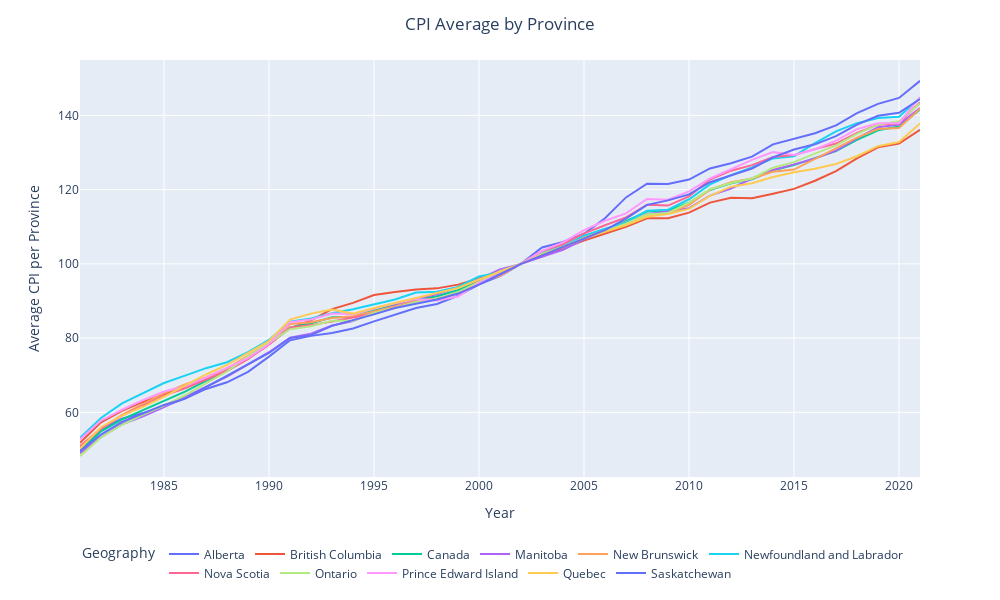

This figure's notebook cell:
### Code cell
import plotly.express as px

# Create a selected_provinces variable to get every province
selected_provinces = merged_pivot['Geography'].unique()

province_data = merged_pivot[merged_pivot["Geography"].isin(selected_provinces)]

# Create subplots for each unique geography
fig = px.line(province_data, x="Date", y="All-items", color="Geography")
fig.update_xaxes(title="Year")
fig.update_yaxes(title="Average CPI per Province")

# Center the title
fig.update_layout(title_text="CPI Average by Province", title_x=0.5)

# Adjust the width and height of the graph, move legend to bottom, and thicker lines

fig.update_layout(width=1000, height=600)
fig.update_layout(legend=dict(orientation="h", x=0, y=-0.15))
fig.update_traces(line=dict(width=2))

fig.show()

### Figure 1 — Plotly figure (JSON) as saved in the notebook; plotly's stock layout.template omitted (floating-point values rounded to 4 significant figures)
{"data": [{"hovertemplate": "Geography=Alberta<br>Date=%{x}<br>All-items=%{y}<extra></extra>", "legendgroup": "Alberta", "line": {"color": "#636efa", "dash": "solid", "width": 2}, "marker": {"symbol": "circle"}, "mode": "lines", "name": "Alberta", "orientation": "v", "showlegend": true, "type": "scatter", "x": [1981, 1982, 1983, 1984, 1985, 1986, 1987, 1988, 1989, 1990, 1991, 1992, 1993, 1994, 1995, 1996, 1997, 1998, 1999, 2000, 2001, 2002, 2003, 2004, 2005, 2006, 2007, 2008, 2009, 2010, 2011, 2012, 2013, 2014, 2015, 2016, 2017, 2018, 2019, 2020, 2021], "xaxis": "x", "y": [49.8, 55.4, 58.3, 59.8, 61.6, 63.7, 66.3, 68.1, 70.9, 75, 79.4, 80.6, 81.4, 82.6, 84.5, 86.4, 88.1, 89.2, 91.4, 94.5, 96.7, 100, 104.4, 105.9, 108.1, 112.3, 117.9, 121.6, 121.5, 122.7, 125.7, 127.1, 128.9, 132.2, 133.7, 135.2, 137.3, 140.6, 143.1, 144.7, 149.3], "yaxis": "y"}, {"hovertemplate": "Geography=British Columbia<br>Date=%{x}<br>All-items=%{y}<extra></extra>", "legendgroup": "British Columbia", "line": {"color": "#EF553B", "dash": "solid", "width": 2}, "marker": {"symbol": "circle"}, "mode": "lines", "name": "British Columbia", "orientation": "v", "showlegend": true, "type": "scatter", "x": [1981, 1982, 1983, 1984, 1985, 1986, 1987, 1988, 1989, 1990, 1991, 1992, 1993, 1994, 1995, 1996, 1997, 1998, 1999, 2000, 2001, 2002, 2003, 2004, 2005, 2006, 2007, 2008, 2009, 2010, 2011, 2012, 2013, 2014, 2015, 2016, 2017, 2018, 2019, 2020, 2021], "xaxis": "x", "y": [51.8, 57.3, 60.4, 62.8, 64.8, 66.7, 68.7, 71.2, 74.4, 78.4, 82.6, 84.8, 87.8, 89.5, 91.6, 92.4, 93.1, 93.4, 94.4, 96.1, 97.7, 100, 102.2, 104.2, 106.3, 108.1, 110, 112.3, 112.3, 113.8, 116.5, 117.8, 117.7, 118.9, 120.2, 122.4, 125, 128.4, 131.4, 132.4, 136.1], "yaxis": "y"}, {"hovertemplate": "Geography=Canada<br>Date=%{x}<br>All-items=%{y}<extra></extra>", "legendgroup": "Canada", "line": {"color": "#00cc96", "dash": "solid", "width": 2}, "marker": {"symbol": "circle"}, "mode": "lines", "name": "Canada", "orientation": "v", "showlegend": true, "type": "scatter", "x": [1981, 1982, 1983, 1984, 1985, 1986, 1987, 1988, 1989, 1990, 1991, 1992, 1993, 1994, 1995, 1996, 1997, 1998, 1999, 2000, 2001, 2002, 2003, 2004, 2005, 2006, 2007, 2008, 2009, 2010, 2011, 2012, 2013, 2014, 2015, 2016, 2017, 2018, 2019, 2020, 2021], "xaxis": "x", "y": [49.5, 54.9, 58.1, 60.6, 63, 65.6, 68.5, 71.2, 74.8, 78.4, 82.8, 84, 85.6, 85.7, 87.6, 88.9, 90.4, 91.3, 92.9, 95.4, 97.8, 100, 102.8, 104.7, 107, 109.1, 111.5, 114.1, 114.4, 116.5, 119.9, 121.7, 122.8, 125.2, 126.6, 128.4, 130.4, 133.4, 136, 137, 141.6], "yaxis": "y"}, {"hovertemplate": "Geography=Manitoba<br>Date=%{x}<br>All-items=%{y}<extra></extra>", "legendgroup": "Manitoba", "line": {"color": "#ab63fa", "dash": "solid", "width": 2}, "marker": {"symbol": "circle"}, "mode": "lines", "name": "Manitoba", "orientation": "v", "showlegend": true, "type": "scatter", "x": [1981, 1982, 1983, 1984, 1985, 1986, 1987, 1988, 1989, 1990, 1991, 1992, 1993, 1994, 1995, 1996, 1997, 1998, 1999, 2000, 2001, 2002, 2003, 2004, 2005, 2006, 2007, 2008, 2009, 2010, 2011, 2012, 2013, 2014, 2015, 2016, 2017, 2018, 2019, 2020, 2021], "xaxis": "x", "y": [49, 53.3, 56.8, 58.9, 61.4, 64.1, 66.8, 69.6, 72.9, 76.2, 80.1, 81.2, 83.4, 84.6, 86.9, 88.8, 90.6, 91.8, 93.6, 95.9, 98.5, 100, 101.8, 103.8, 106.6, 108.7, 110.9, 113.4, 114.1, 115, 118.4, 120.3, 123, 125.3, 126.8, 128.4, 130.5, 133.8, 136.8, 137.5, 142], "yaxis": "y"}, {"hovertemplate": "Geography=New Brunswick<br>Date=%{x}<br>All-items=%{y}<extra></extra>", "legendgroup": "New Brunswick", "line": {"color": "#FFA15A", "dash": "solid", "width": 2}, "marker": {"symbol": "circle"}, "mode": "lines", "name": "New Brunswick", "orientation": "v", "showlegend": true, "type": "scatter", "x": [1981, 1982, 1983, 1984, 1985, 1986, 1987, 1988, 1989, 1990, 1991, 1992, 1993, 1994, 1995, 1996, 1997, 1998, 1999, 2000, 2001, 2002, 2003, 2004, 2005, 2006, 2007, 2008, 2009, 2010, 2011, 2012, 2013, 2014, 2015, 2016, 2017, 2018, 2019, 2020, 2021], "xaxis": "x", "y": [50.9, 55.6, 59.3, 62.3, 65.2, 67.5, 69.4, 71.8, 75.2, 78.7, 83.8, 84.3, 85.4, 85.9, 87.2, 88.5, 90.1, 90.6, 92.1, 95.1, 96.8, 100, 103.4, 104.9, 107.4, 109.2, 111.3, 113.2, 113.5, 115.9, 120, 122, 123, 124.8, 125.4, 128.2, 131.2, 134, 136.3, 136.6, 141.8], "yaxis": "y"}, {"hovertemplate": "Geography=Newfoundland and Labrador<br>Date=%{x}<br>All-items=%{y}<extra></extra>", "legendgroup": "Newfoundland and Labrador", "line": {"color": "#19d3f3", "dash": "solid", "width": 2}, "marker": {"symbol": "circle"}, "mode": "lines", "name": "Newfoundland and Labrador", "orientation": "v", "showlegend": true, "type": "scatter", "x": [1981, 1982, 1983, 1984, 1985, 1986, 1987, 1988, 1989, 1990, 1991, 1992, 1993, 1994, 1995, 1996, 1997, 1998, 1999, 2000, 2001, 2002, 2003, 2004, 2005, 2006, 2007, 2008, 2009, 2010, 2011, 2012, 2013, 2014, 2015, 2016, 2017, 2018, 2019, 2020, 2021], "xaxis": "x", "y": [53.1, 58.5, 62.4, 65.2, 67.9, 69.9, 71.9, 73.5, 76.2, 79.5, 84.4, 85.3, 86.7, 87.8, 89, 90.4, 92.3, 92.5, 93.8, 96.6, 97.7, 100, 102.9, 104.8, 107.6, 109.5, 111.1, 114.3, 114.6, 117.4, 121.4, 123.9, 126, 128.4, 129, 132.5, 135.7, 137.9, 139.3, 139.6, 144.7], "yaxis": "y"}, {"hovertemplate": "Geography=Nova Scotia<br>Date=%{x}<br>All-items=%{y}<extra></extra>", "legendgroup": "Nova Scotia", "line": {"color": "#FF6692", "dash": "solid", "width": 2}, "marker": {"symbol": "circle"}, "mode": "lines", "name": "Nova Scotia", "orientation": "v", "showlegend": true, "type": "scatter", "x": [1981, 1982, 1983, 1984, 1985, 1986, 1987, 1988, 1989, 1990, 1991, 1992, 1993, 1994, 1995, 1996, 1997, 1998, 1999, 2000, 2001, 2002, 2003, 2004, 2005, 2006, 2007, 2008, 2009, 2010, 2011, 2012, 2013, 2014, 2015, 2016, 2017, 2018, 2019, 2020, 2021], "xaxis": "x", "y": [50.8, 55.6, 59.1, 61.7, 64.5, 66.5, 68.8, 71.2, 74.4, 78.2, 82.9, 83.5, 84.5, 85.5, 86.6, 88.2, 90, 90.6, 92.1, 95.3, 97.1, 100, 103.4, 105.3, 108.2, 110.4, 112.5, 115.9, 115.7, 118.2, 122.7, 125.1, 126.6, 128.8, 129.3, 130.9, 132.4, 135.3, 137.5, 137.9, 143.5], "yaxis": "y"}, {"hovertemplate": "Geography=Ontario<br>Date=%{x}<br>All-items=%{y}<extra></extra>", "legendgroup": "Ontario", "line": {"color": "#B6E880", "dash": "solid", "width": 2}, "marker": {"symbol": "circle"}, "mode": "lines", "name": "Ontario", "orientation": "v", "showlegend": true, "type": "scatter", "x": [1981, 1982, 1983, 1984, 1985, 1986, 1987, 1988, 1989, 1990, 1991, 1992, 1993, 1994, 1995, 1996, 1997, 1998, 1999, 2000, 2001, 2002, 2003, 2004, 2005, 2006, 2007, 2008, 2009, 2010, 2011, 2012, 2013, 2014, 2015, 2016, 2017, 2018, 2019, 2020, 2021], "xaxis": "x", "y": [48.2, 53.3, 56.6, 59.4, 61.8, 64.6, 67.8, 71, 75.1, 78.7, 82.4, 83.2, 84.7, 84.7, 86.8, 88.2, 89.8, 90.6, 92.4, 95.1, 98, 100, 102.7, 104.6, 106.9, 108.8, 110.8, 113.3, 113.7, 116.5, 120.1, 121.8, 123, 125.9, 127.4, 129.7, 131.9, 135, 137.5, 138.4, 143.2], "yaxis": "y"}, {"hovertemplate": "Geography=Prince Edward Island<br>Date=%{x}<br>All-items=%{y}<extra></extra>", "legendgroup": "Prince Edward Island", "line": {"color": "#FF97FF", "dash": "solid", "width": 2}, "marker": {"symbol": "circle"}, "mode": "lines", "name": "Prince Edward Island", "orientation": "v", "showlegend": true, "type": "scatter", "x": [1981, 1982, 1983, 1984, 1985, 1986, 1987, 1988, 1989, 1990, 1991, 1992, 1993, 1994, 1995, 1996, 1997, 1998, 1999, 2000, 2001, 2002, 2003, 2004, 2005, 2006, 2007, 2008, 2009, 2010, 2011, 2012, 2013, 2014, 2015, 2016, 2017, 2018, 2019, 2020, 2021], "xaxis": "x", "y": [52.7, 57.8, 60.7, 63.3, 65.6, 67, 69.4, 71.9, 74.6, 78.4, 84.3, 85, 86.6, 86.4, 87.8, 89.4, 90.5, 90.1, 91.2, 94.9, 97.4, 100, 103.5, 105.8, 109.1, 111.6, 113.6, 117.5, 117.3, 119.5, 123, 125.5, 128, 130.1, 129.3, 130.8, 133.2, 136.3, 137.9, 137.9, 144.9], "yaxis": "y"}, {"hovertemplate": "Geography=Quebec<br>Date=%{x}<br>All-items=%{y}<extra></extra>", "legendgroup": "Quebec", "line": {"color": "#FECB52", "dash": "solid", "width": 2}, "marker": {"symbol": "circle"}, "mode": "lines", "name": "Quebec", "orientation": "v", "showlegend": true, "type": "scatter", "x": [1981, 1982, 1983, 1984, 1985, 1986, 1987, 1988, 1989, 1990, 1991, 1992, 1993, 1994, 1995, 1996, 1997, 1998, 1999, 2000, 2001, 2002, 2003, 2004, 2005, 2006, 2007, 2008, 2009, 2010, 2011, 2012, 2013, 2014, 2015, 2016, 2017, 2018, 2019, 2020, 2021], "xaxis": "x", "y": [50.2, 56, 59.1, 61.5, 64.2, 67.3, 70.2, 72.8, 75.9, 79.2, 85, 86.6, 87.7, 86.6, 88.1, 89.5, 90.8, 92.1, 93.5, 95.8, 98, 100, 102.5, 104.5, 106.9, 108.7, 110.4, 112.7, 113.4, 114.8, 118.3, 120.8, 121.7, 123.4, 124.7, 125.6, 126.9, 129, 131.7, 132.8, 137.8], "yaxis": "y"}, {"hovertemplate": "Geography=Saskatchewan<br>Date=%{x}<br>All-items=%{y}<extra></extra>", "legendgroup": "Saskatchewan", "line": {"color": "#636efa", "dash": "solid", "width": 2}, "marker": {"symbol": "circle"}, "mode": "lines", "name": "Saskatchewan", "orientation": "v", "showlegend": true, "type": "scatter", "x": [1981, 1982, 1983, 1984, 1985, 1986, 1987, 1988, 1989, 1990, 1991, 1992, 1993, 1994, 1995, 1996, 1997, 1998, 1999, 2000, 2001, 2002, 2003, 2004, 2005, 2006, 2007, 2008, 2009, 2010, 2011, 2012, 2013, 2014, 2015, 2016, 2017, 2018, 2019, 2020, 2021], "xaxis": "x", "y": [49.5, 54, 57.4, 59.8, 62, 63.7, 66.8, 69.8, 72.9, 76, 80, 80.8, 83.3, 84.8, 86.4, 88.1, 89.2, 90.4, 92, 94.4, 97.2, 100, 102.3, 104.6, 106.9, 109.1, 112.2, 115.9, 117.1, 118.7, 122, 123.9, 125.7, 128.7, 130.8, 132.2, 134.4, 137.5, 139.9, 140.7, 144.4], "yaxis": "y"}], "layout": {"height": 600, "legend": {"orientation": "h", "title": {"text": "Geography"}, "tracegroupgap": 0, "x": 0, "y": -0.15}, "margin": {"t": 60}, "title": {"text": "CPI Average by Province", "x": 0.5}, "width": 1000, "xaxis": {"anchor": "y", "autorange": true, "domain": [0, 1], "range": [1981, 2021], "title": {"text": "Year"}, "type": "linear"}, "yaxis": {"anchor": "x", "autorange": true, "domain": [0, 1], "range": [42.58, 154.9], "title": {"text": "Average CPI per Province"}, "type": "linear"}}}
